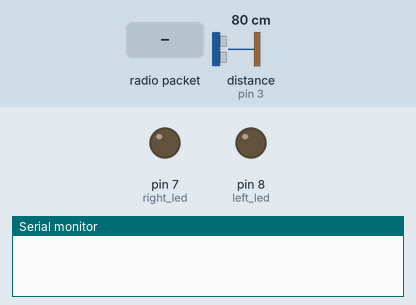
The sketch below on a simulated Arduino Uno, built with avr-gcc and run on an emulated ATmega328P. Parts: output pins drawn as LEDs (lit = HIGH), the last lines printed to the serial monitor. Wiring (inferred from the names in the program): ultrasonic range finder: trigger pin 4; echo pin 3. The inputs (shaded band) are chosen by the test bench; at power-on: distance to the obstacle (sensor on pin 3) 80 cm. The echo pulse lasts 58.3 µs per cm; no radio packets arrive unless stated; pins used as bus, display or sensor lines are not drawn.

Above: at 1.2 s.
1.3 s: radio packet "start_tr" arrives
2.8 s: distance to the obstacle (sensor on pin 3) set to 12 cm
4.3 s: distance to the obstacle (sensor on pin 3) set to 9 cm
At 5.1 s:
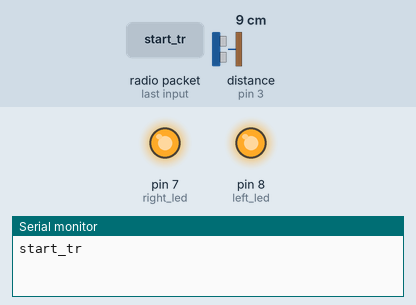
5.8 s: radio packet "stop_tr" arrives
At 6.3 s:
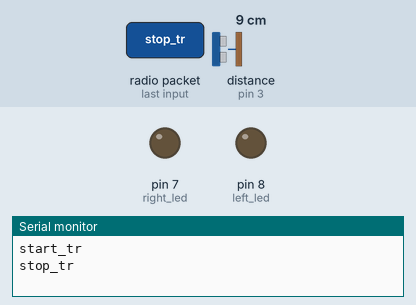
7.3 s: radio packet "reset_lap" arrives
Timing chart, 0 to 9.8 s (numbered marks = the images above; inputs shaded):
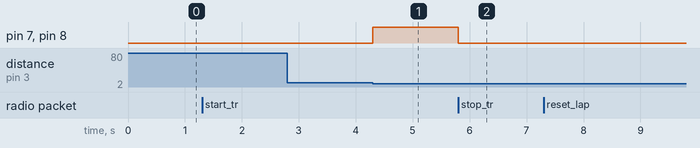

The sketch:

timer.ino
```cpp
#include <SPI.h>
#include <nRF24L01.h>
#include <RF24.h>


/* Defines ------------------------------------------------------------------ */
#define sonic_echo_pin  3
#define sonic_trig_pin  4
#define right_led       7
#define left_led        8

RF24 radio(9, 10);

/* Global variables ------------------------------------------ */
const uint64_t addresses[3] = {0xFFFFFFFF11, 0x0000000022, 0x0000000033}; //addresses(timer>PC, PC>timer, BOT>timer)
byte pipeNum=0;

float g_distance_in_cm = 0;
unsigned long start_time = 0;
unsigned long finish_time = 0;

char buf[21];
char lap_time[21], bot_name[21];

bool tracking = false;
bool correct_bot = false;
bool name_sent = false;

bool rec_single_lap = false;  // true - after lap ends, 5s interval before new lap can start recording
                              // false - after lap ends, starts recording new lap immediately


/* Private functions ------------------------------------------------- */
float distance() {
  digitalWrite(sonic_trig_pin, HIGH); // Make sonic_trig_pin HIGH
  delayMicroseconds(10); // Wait for 10us
  digitalWrite(sonic_trig_pin, LOW); // Make the pin low

  return pulseIn(sonic_echo_pin, HIGH) / 58.00; // Return the correct number in cm, you can make the conversion inline with return!
}

void recordingLap(bool recording = true){ //  Turn on LEDs if lap is being recorded
  if(recording){
    digitalWrite(right_led, HIGH);
    digitalWrite(left_led, HIGH);
  }
  else{
    digitalWrite(right_led, LOW);
    digitalWrite(left_led, LOW);
  }

}

void resetLapTime(bool all = false){ //  resets lap time
  start_time = 0;
  lap_time[0] = '\0';
  correct_bot = false;
  recordingLap(false);
  if(all){
    bot_name[0] = '\0';
    name_sent = false;
  }
}

void recieveMsg(){
  if(radio.available(&pipeNum)){
    radio.read(&buf, sizeof(buf));
    Serial.println(buf);
    if(pipeNum == 1){  // from pc
      if(strcmp(buf, "start_tr") == 0){
        tracking = true;
        resetLapTime(true);
      }
      else if(strcmp(buf, "stop_tr") == 0){
        tracking = false;
        resetLapTime(true);
      }
      else if(strcmp(buf, "reset_lap") == 0){
        resetLapTime();
      }
    }
    else if(pipeNum == 2 && (millis() - start_time) < 2000){  // from robots
      if(bot_name[0] == '\0'){
        strcpy(bot_name, buf);
        correct_bot = true;
      }
      else if(strcmp(buf, bot_name) == 0){  // if correct bot on track
        correct_bot = true;
      }
    }
    buf[0] = '\0';
  }
}

void sendData(const char* msg){
    radio.stopListening();
    radio.write(msg, strlen(msg)+1);
    radio.startListening();
}

/* Arduino functions ---------------------------------------------------------------- */
void setup() {

  /* Start serial monitor */
  Serial.begin(9600);

  /* Set the LED pins */
  pinMode(right_led, OUTPUT);
  pinMode(left_led, OUTPUT);

  /* Set the ultrasonic sensor pins */
  pinMode(sonic_trig_pin, OUTPUT);
  pinMode(sonic_echo_pin, INPUT);
  distance();

  /* Set up radio */
  radio.begin();
  radio.openWritingPipe(addresses[0]);     // writing pipe to PC
  radio.openReadingPipe(1, addresses[1]);  // reading pipe from PC
  radio.openReadingPipe(2, addresses[2]);  // reading pipe from robots
  radio.startListening();
}


void loop(){
  recieveMsg();
  if(tracking){
    // Lap start
    if (distance() < 10.00 && start_time == 0 && (
      !rec_single_lap || finish_time == 0 || (millis() - finish_time) > 5000)){
        recordingLap();
        start_time = millis();
        finish_time = 0;
    }
    // Lap finish
    if (distance() < 10.00 && (millis() - start_time) > 10000 && start_time != 0){
      sprintf(lap_time, "%lu", millis() - start_time);
      finish_time = millis();
      sendData(lap_time);
      delay(20);
      if(!name_sent && bot_name[0] != '\0'){
        sendData(bot_name);
        name_sent = true;
      }
      resetLapTime();
    }
    // Check if same bot on track
    if((millis() - start_time) > 2000 && start_time != 0 && !correct_bot){
      if(bot_name[0] != '\0')
        resetLapTime();
      }
  }
}
```

Measured:
- the behaviour switches between 11 and 10 cm on distance to the obstacle (sensor on pin 3) (found by bisection; images 0 and 1)
- after the input at 2.8 s, every drawn part: stays the same
- after the input at 4.3 s, pin 7 (right_led), pin 8 (left_led): LOW → HIGH at once
- after the input at 5.8 s, pin 7 (right_led), pin 8 (left_led): HIGH → LOW at once
